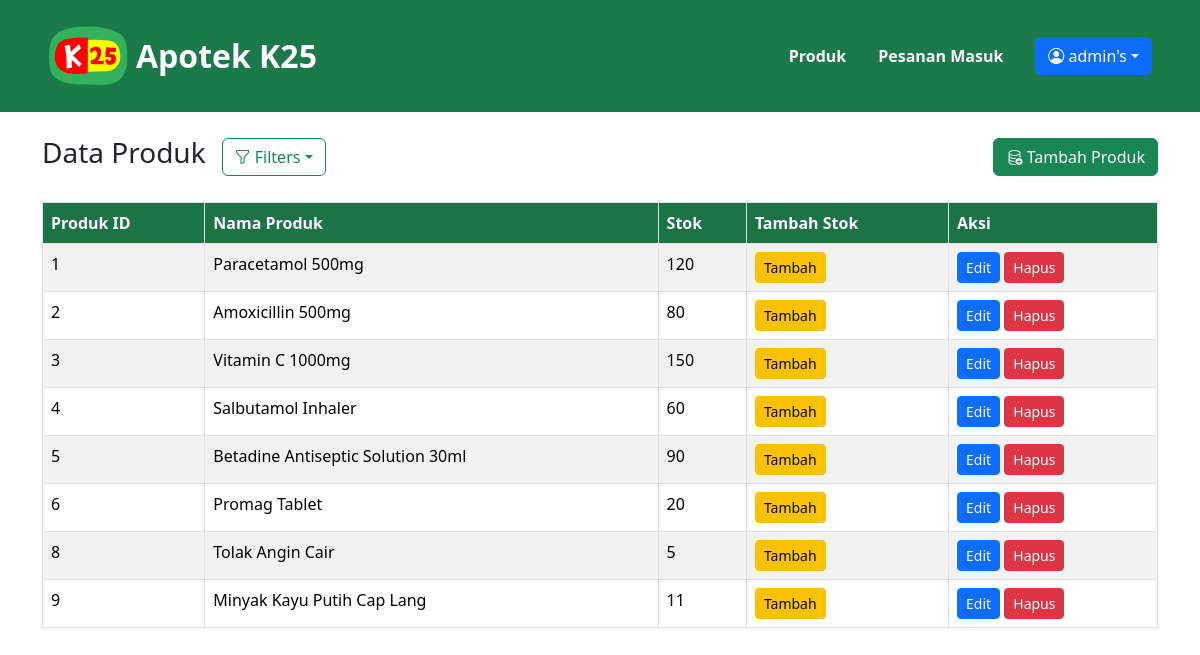
Page /admin/produk.php (signed in) on the earlier database version.
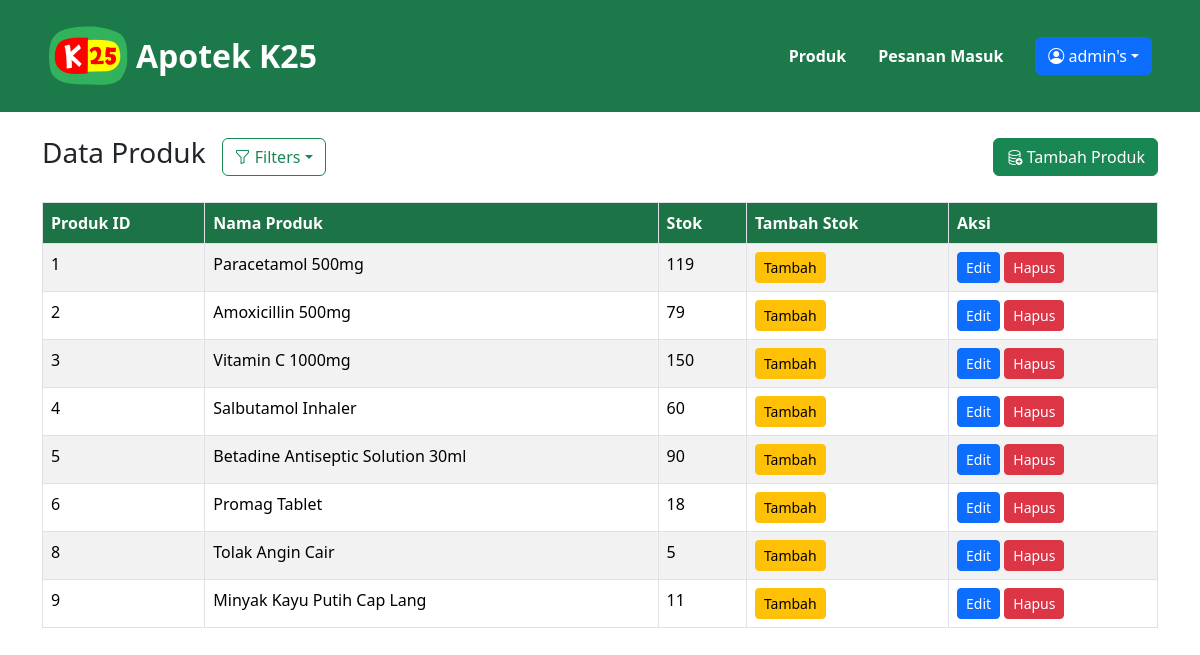
Same page on the later database version.
### tables this page shows
CREATE TABLE `obat` (
  `id_obat` int(11) NOT NULL,
  `gambar` varchar(255) DEFAULT NULL,
  `nama_obat` varchar(100) NOT NULL,
  `deskripsi` text DEFAULT NULL,
  `stok` int(11) DEFAULT 0,
  `harga` int(11) NOT NULL
);

### admin/produk.php (the view, shortened to what this page needs)
<!doctype html>
<html lang="en">
<head>
    <link rel="stylesheet" href="https://cdn.jsdelivr.net/npm/bootstrap-icons@1.13.1/font/bootstrap-icons.min.css">
    <link href="https://cdn.jsdelivr.net/npm/bootstrap@5.3.8/dist/css/bootstrap.min.css" rel="stylesheet"
>
</head>
<body style="background-color: #ffffff;">
    <?php include ('adminHeader.php'); ?>
    <div class="container m-4 mx-auto">
        <div class="d-flex flex-wrap justify-content-between align-items-center">
            <div class="d-flex flex-wrap align-items-center gap-3">
                <h3>Data Produk</h3>
                <div class="dropdown">
                    <button type="button" class="btn btn-outline-success dropdown-toggle" data-bs-toggle="dropdown"><i class="bi bi-funnel"></i> Filters</button>
                </div>
            </div>
            <a href="tambah-produk.php" class="btn btn-success"><i class="bi bi-database-add"></i> Tambah Produk</a>
        </div><br>
        <table class="table table-striped table-bordered th-color">
            <tr>
                <th>Produk ID</th>
                <th>Nama Produk</th>
                <th>Stok</th>
                <th>Tambah Stok</th>
                <th>Aksi</th>
            </tr>
            <tbody id="productList">
                <?php
                    include "../connection.php";
                    $sql = "SELECT * FROM obat";
                    $query = mysqli_query($connect, "$sql");
                    while ($row = mysqli_fetch_assoc($query)) : ?>
                    <tr>
                        <td><?= $row['id_obat']; ?></td>
                        <td><?= $row['nama_obat']; ?></td>
                        <td><?= $row['stok']; ?></td>
                        <td>
                            <a href="tambah-stok.php?id=<?= $row['id_obat']; ?>" class="btn btn-warning btn-sm">Tambah</a>
                        </td>
                        <td>
                            <a href="edit_produk.php?id=<?= $row['id_obat']; ?>" class="btn btn-primary btn-sm">Edit</a>
                            <a href="hapus_produk.php?id=<?= $row['id_obat']; ?>"
                                class="btn btn-danger btn-sm"
                                onclick="return confirm('Yakin hapus produk ini?');">
                            Hapus
                            </a>
                        </td>
                    </tr>
                <?php endwhile; ?>
            </tbody>
        </table>
    </div>
</body>
</html>

Differences in the rows shown:
changed obat "Paracetamol 500mg": stok "120" → "119"
changed obat "Amoxicillin 500mg": stok "80" → "79"
changed obat "Promag Tablet": stok "20" → "18"
